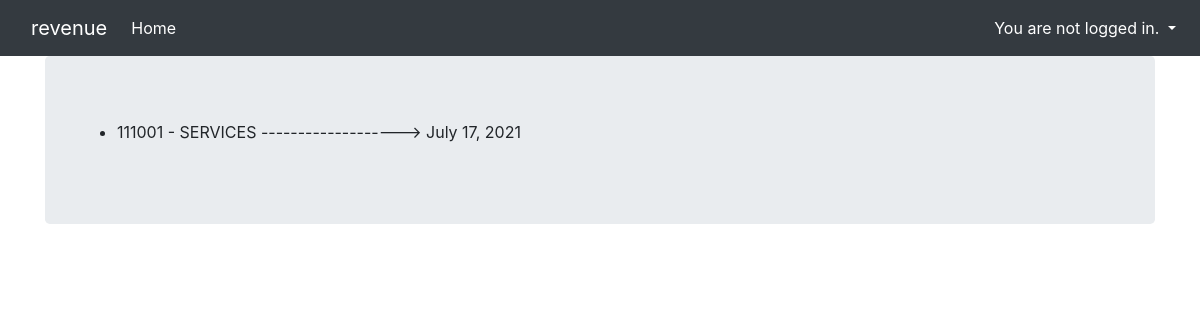
Page /revenue/ on the earlier database version.
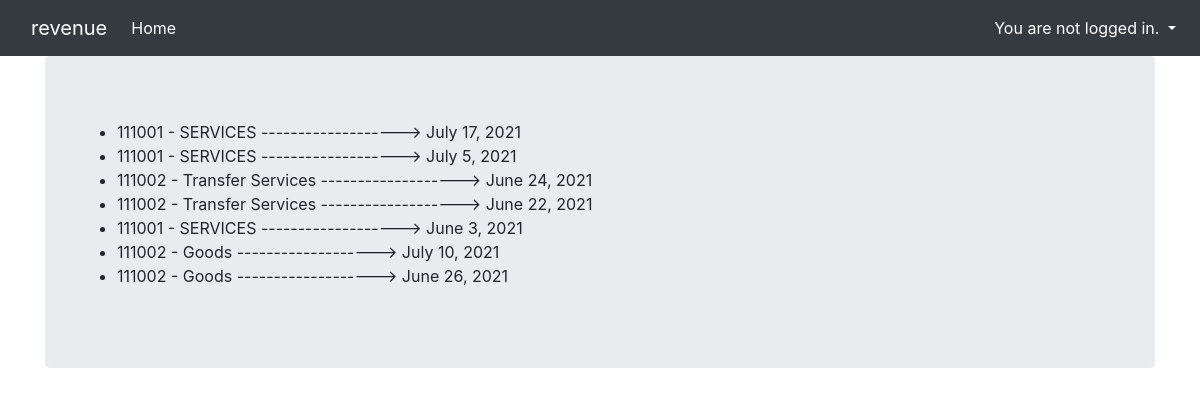
Same page on the later database version.
### revenue/models.py (models this page shows, shortened)
class Revenue(models.Model):
    customer                = models.ForeignKey('Customer',on_delete=models.PROTECT)
    invoice_amount_euro     = models.DecimalField(decimal_places=2,max_digits=6)
    transaction_date        = models.DateField()
    revenue_charged_euro    = models.DecimalField(default=0,decimal_places=2,max_digits=6)
    cost_of_goods_euro      = models.DecimalField(default=0,decimal_places=2,max_digits=6)
    account_invoice_received = models.PositiveIntegerField()
    revenue_account_name  = models.CharField(max_length=50,default=111001)
    operational_costs_euro  = models.DecimalField(default=0,decimal_places=2,max_digits=6)

### revenue/views.py (the view)
# urls.py: path('revenue/',RevenueList.as_view(),name='revenue'),
class RevenueList(ListView):
    model = Revenue
    template_name = 'listrev.html'
    context_object_name = 'revenuecontext'

### revenue/templates/listrev.html
{% extends "base.html" %}
{% block content %}
        <ul>
          {% for m in revenuecontext %}
            <li>{{m.revenue_account_name     }}           ------------------->           {{m.transaction_date}}</li>
          {% endfor %}
        </ul>
{% endblock %}

### revenue/templates/base.html (shortened to what this page needs)
<html {% if LANGUAGE_CODE %}lang="{{ LANGUAGE_CODE }}"{% endif %}>
  <head>
    <link rel="stylesheet" href="https://stackpath.bootstrapcdn.com/bootstrap/4.2.1/css/bootstrap.min.css">
  </head>
  <body>
    <nav class="navbar navbar-expand-lg navbar-dark bg-dark">
      <div class="container fixed">
        <a class="navbar-brand" href="/">revenue</a>
          <div class="collapse navbar-collapse" id="navbarNavAltMarkup">
          <div class="navbar-nav">
            <a class="nav-item nav-link active" href="">
              Home
            </a>
          </div>
        </div>
      </div>
      <div class="navbar-nav ml-auto">
  <div class="nav-item dropdown">
    {% if user.is_authenticated %}
      <a class="nav-link active dropdown-toggle" href="#" data-toggle="dropdown">
        {% if user.first_name %}Hello, {{ user.first_name }}!
        {% else %}Hello, {{ user.username }}!{% endif %}
      </a>
       {% else %}
      <a class="nav-link active dropdown-toggle" href="#" data-toggle="dropdown">
        You are not logged in.
      </a>
          {% endif %}
  </div>
</div>
    </nav>
    <div class="container">
      <div class="jumbotron">
          {% block content %}{% endblock %}
      </div>
    </div>
  </body>
</html>

Differences in the rows shown:
added Revenue: revenue_account_name "111001 - SERVICES", transaction_date "July 5, 2021"
added Revenue: revenue_account_name "111002 - Transfer Services", transaction_date "June 24, 2021"
added Revenue: revenue_account_name "111002 - Transfer Services", transaction_date "June 22, 2021"
added Revenue: revenue_account_name "111001 - SERVICES", transaction_date "June 3, 2021"
added Revenue: revenue_account_name "111002 - Goods", transaction_date "July 10, 2021"
added Revenue: revenue_account_name "111002 - Goods", transaction_date "June 26, 2021"
